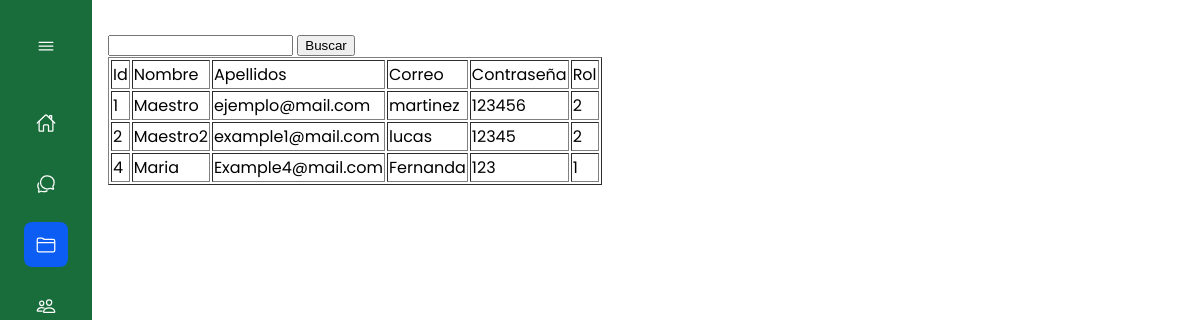
The page /Php/User/VerAsesores.php (signed in) on the database its author committed.
### tables this page shows
CREATE TABLE `asesores` (
  `id` int(11) NOT NULL,
  `nombre` text NOT NULL,
  `apellidos` text NOT NULL,
  `correo` text NOT NULL,
  `contrasena` varchar(250) NOT NULL,
  `id_cargo` int(11) NOT NULL
);

### Php/User/VerAsesores.php (the view, shortened to what this page needs)
<!DOCTYPE html>
<html lang="en">
<head>
    <link rel="stylesheet" href="css/navbar.css">
</head>
<body id="body-pd">
<div class="l-navbar" id="navbar">
        <nav class="nav">
            <div>
                <div class="nav__brand">
                    <ion-icon name="menu-outline" class="nav__toggle" id="nav-toggle"></ion-icon>
                </div>
                <div class="nav__list">
                    <a href="inicio" class="nav__link">
                        <ion-icon name="home-outline" class="nav__icon"></ion-icon>
                    </a>
                    <a href="agregar" class="nav__link">
                        <ion-icon name="chatbubbles-outline" class="nav__icon"></ion-icon>
                    </a>
                    <div class="nav__link collapse active">
                        <ion-icon name="folder-outline" class="nav__icon"></ion-icon>
                    </div>
                    <div class="nav__link collapse">
                        <ion-icon name="people-outline" class="nav__icon"></ion-icon>
                    </div>
                </div>
            </div>
        </nav>
    </div>
    <div>
        <form action="buscar.php" method="POST">
            <input type="text" name="buscar" id="">
            <input type="submit" Value="Buscar">
        </form>
    </div>
    <div>
        <table border = "1">
            <tr>
                <td>Id</td>
                <td>Nombre</td>
                <td>Apellidos</td>
                <td>Correo</td>
                <td>Contraseña</td>
                <td>Rol</td>
            </tr>
            <?php
                 include 'config.php';
                 $sql = "SELECT id, nombre, correo, apellidos, contrasena, id_cargo FROM asesores order by id asc";
                 $rta = mysqli_query($conn, $sql);
                 while($mostrar = mysqli_fetch_row($rta)){
                    ?>
                    <tr>
                        <td><?php echo $mostrar['0'] ?></td>
                        <td><?php echo $mostrar['1'] ?></td>
                        <td><?php echo $mostrar['2'] ?></td>
                        <td><?php echo $mostrar['3'] ?></td>
                        <td><?php echo $mostrar['4'] ?></td>
                        <td><?php echo $mostrar['5'] ?></td>
                    </tr>
                    <?php
                    }
                    ?>
        </table>
    </div>
</body>
</html>

### css/navbar.css (style rules this page uses)
:root { --nav-width: 92px; --first-color: #0C5DF4; --bg-color: #196d3b; --sub-color: #B6CEFC; --white-color: #FFF; --body-font: 'Poppins', sans-serif; --normal-font-size: 1rem; --small-font-size: .875rem; --z-fixed: 100; }
body { position: relative; margin: 0; padding: 2rem 0 0 6.75rem; font-family: var(--body-font); font-size: var(--normal-font-size); transition: .5s; }
a { text-decoration: none; }
.l-navbar { position: fixed; top: 0; left: 0; width: var(--nav-width); height: 100vh; background-color: var(--bg-color); color: var(--white-color); padding: 1.5rem 1.5rem 2rem; transition: .5s; z-index: var(--z-fixed); }
.nav { height: 100%; display: flex; flex-direction: column; justify-content: space-between; overflow: hidden; }
.nav__brand { display: grid; grid-template-columns: max-content max-content; justify-content: space-between; align-items: center; margin-bottom: 2rem; }
.nav__toggle { font-size: 1.25rem; padding: .75rem; cursor: pointer; }
.nav__link { display: grid; grid-template-columns: max-content max-content; align-items: center; column-gap: .75rem; padding: .75rem; color: var(--white-color); border-radius: .5rem; margin-bottom: 1rem; transition: .3s; cursor: pointer; }
.nav__icon { font-size: 1.25rem; }
.active { background-color: var(--first-color); }
.collapse { grid-template-columns: 20px max-content 1fr; }

### rows shown on the page
asesores: id "1", nombre "Maestro", correo "ejemplo@mail.com", apellidos "martinez", contrasena "123456", id_cargo "2"
asesores: id "2", nombre "Maestro2", correo "example1@mail.com", apellidos "lucas", contrasena "12345", id_cargo "2"
asesores: id "4", nombre "Maria", correo "Example4@mail.com", apellidos "Fernanda", contrasena "123", id_cargo "1"
